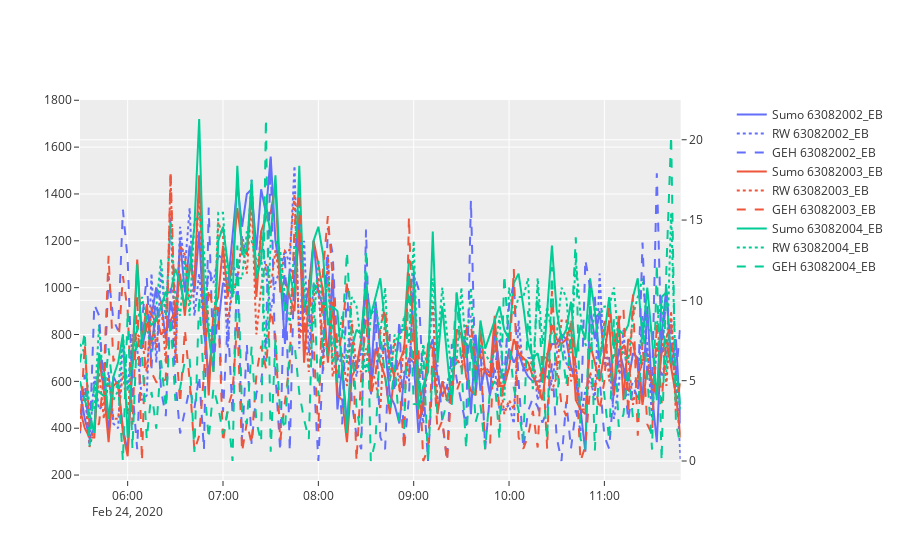

Here is the notebook cell this chart was saved with:
### Markdown cell above
##### EB

### Code cell
# plot the volume and GEH one 2 y-axis with plotly
import plotly.express as px
from plotly.subplots import make_subplots
import plotly.graph_objects as go

fig = make_subplots(specs=[[{"secondary_y": True}]])

plot_cols = keep_cols[keep_cols.str.contains("EB")]

# create colors the length of the number of columns
colors = px.colors.qualitative.Plotly * (
    len(plot_cols) // len(px.colors.qualitative.Plotly) + 1
)

for i, col in enumerate(plot_cols):
    fig.add_trace(
        go.Scatter(
            x=five_min_sumo.index,
            y=five_min_sumo[col],
            name=f"Sumo {col}",
            line_color=colors[i],
        )
    )
    fig.add_trace(
        go.Scatter(
            x=five_min_rw.index,
            y=five_min_rw[col],
            name=f"RW {col}",
            line_color=colors[i],
            line_dash="dot",
        )
    )
    fig.add_trace(
        go.Scatter(
            x=five_min_rw.index,
            y=geh(five_min_sumo[col], five_min_rw[col]),
            name=f"GEH {col}",
            line_color=colors[i],
            line_dash="dash",
        ),
        secondary_y=True,
    )

fig.show()
